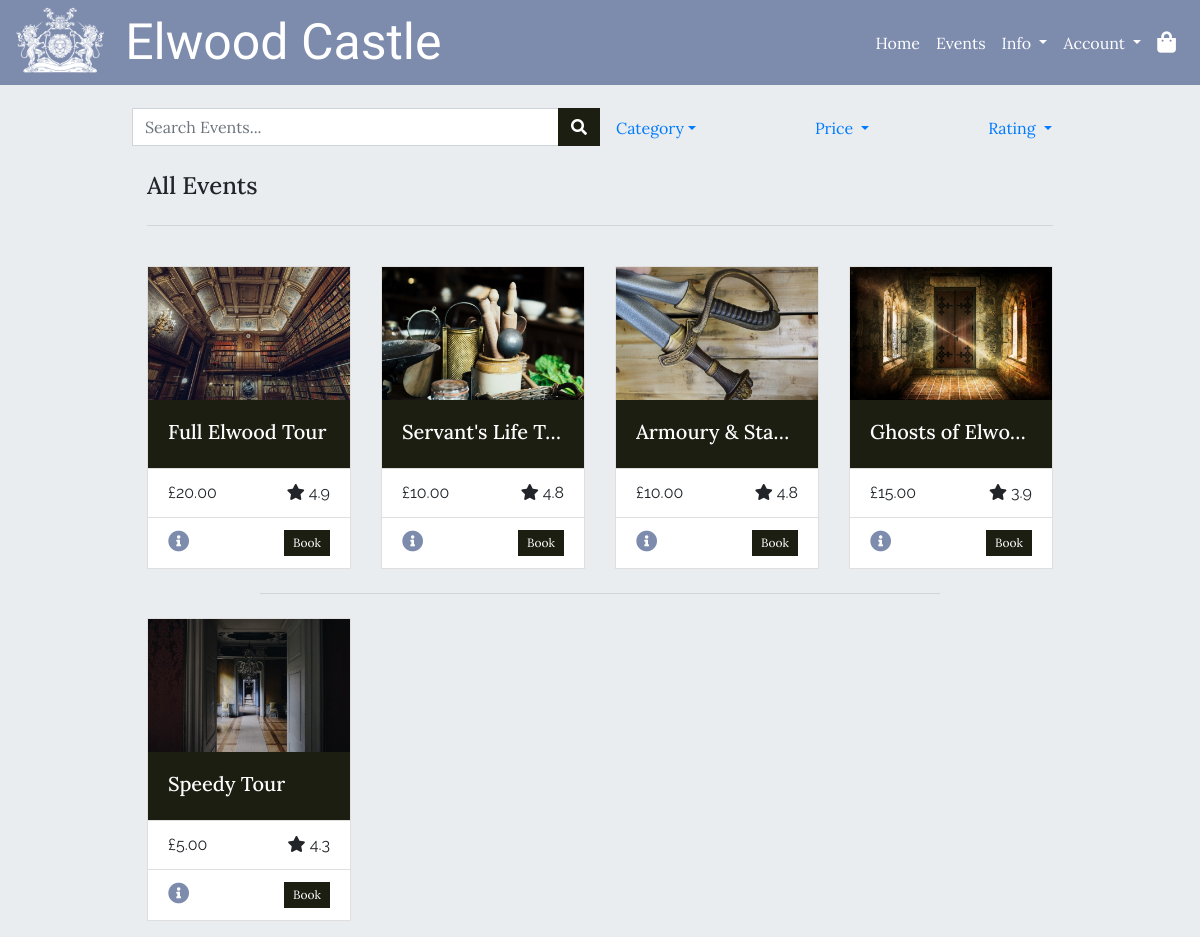
Page /events/ on the earlier database version.
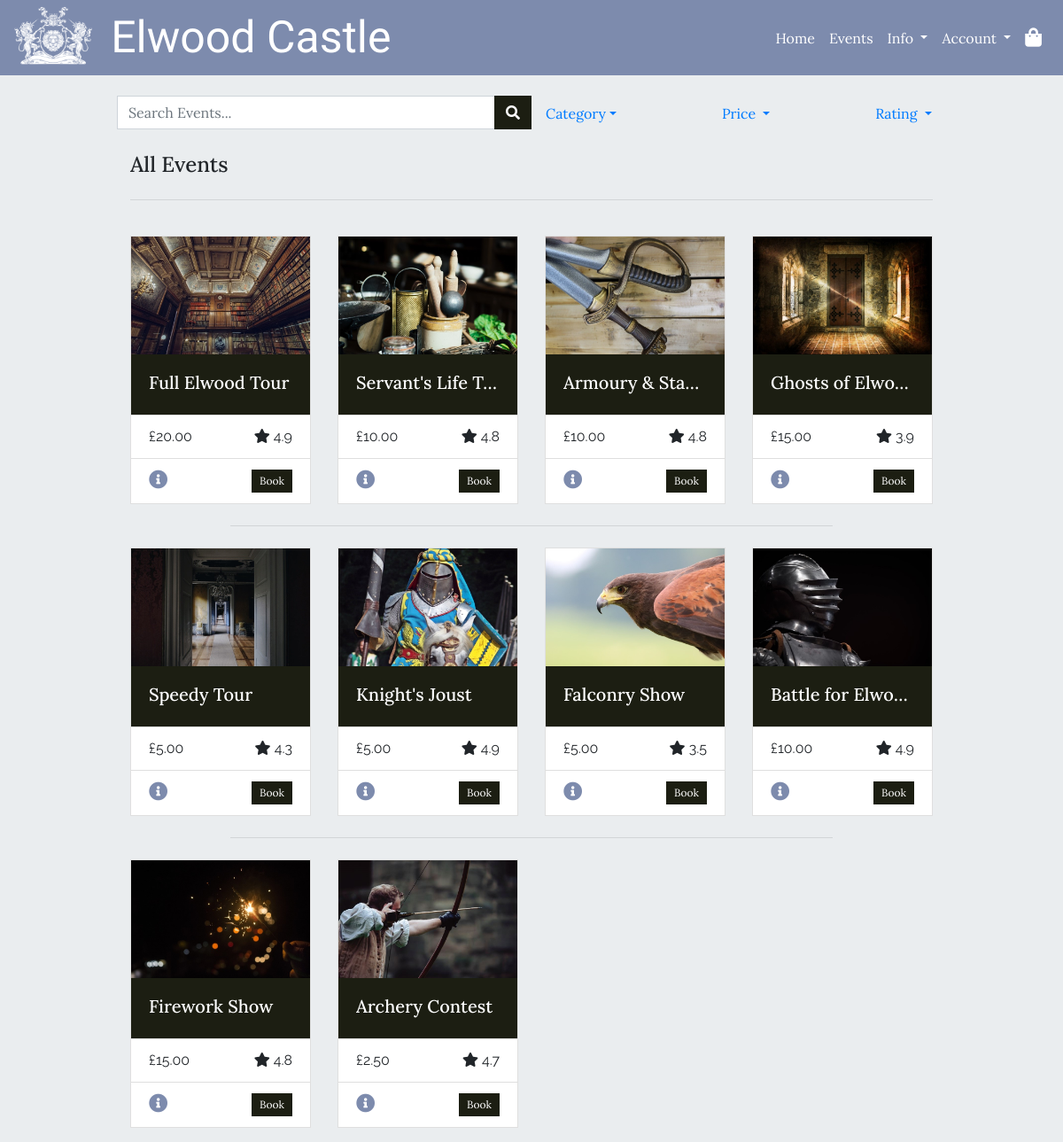
Same page on the later database version.
### events/models.py (models this page shows, shortened)
class Event(models.Model):
    category = models.ForeignKey('Category', null=True, blank=True,
                                 on_delete=models.SET_NULL)
    name = models.CharField(max_length=254)
    description = models.TextField()
    price = models.DecimalField(max_digits=8, decimal_places=2, blank=False)
    start_time = models.TimeField()
    rating = models.DecimalField(max_digits=2, decimal_places=1, null=True,
                                 blank=True)
    day_ticket_limit = models.PositiveIntegerField(blank=False,
                                                   validators=[
                                                      MaxValueValidator(100)
                                                    ])
    supervision = models.BooleanField(default=True, null=True, blank=True)
    age_restricted = models.BooleanField(default=True, null=True, blank=False)
    image = models.ImageField(null=True, blank=True)

### events/views.py (the view)
def all_events(request):
    events = Event.objects.all()
    categories = Category.objects.all()
    selected_category = None
    query = None
    sort = None
    direction = None
    if request.method == "GET":
        if 'sort' in request.GET:
            sort = request.GET['sort']
            if 'direction' in request.GET:
                direction = request.GET['direction']
                if direction == "desc":
                    sort = f"-{sort}"
            events = events.order_by(sort, "name")
        if "category" in request.GET:
            selected_category = request.GET['category']
            events = events.filter(category__name=selected_category)
            try:
                selected_category = get_object_or_404(Category,
                                                      name=selected_category)
            except Exception:
                pass
        if "q" in request.GET:
            query = request.GET['q']
            print(query)
            filters = (Q(name__icontains=query) |
                       Q(description__icontains=query) |
                       Q(category__friendly_name__icontains=query))
            events = events.filter(filters)
    template = 'events/events.html'
    context = {
        'events': events,
        'categories': categories,
        'query': query,
        'selected_category': selected_category,
    }
    return render(request, template, context)

### basket/contexts.py (called while the page is built)
def basket_items(request):
    basket_items = []
    total = 0
    basket = request.session.get('basket', {})
    context = {
        'basket_items': basket_items,
        'total': total,
    }
    return context

### events/templates/events/events.html (shortened to what this page needs)
{% extends 'base.html' %}
{% block content %}
<div class="container-fluid color-overlay">
    {% include 'events/includes/event_search.html' %}
    <div class="row mx-auto guttered mb-4">
        <div class="col-12">
            <h2 class="text-l heading-text">
                {% if query %}
                    Found: {{ events|length }} Events
                {% elif selected_category %}
                    {{selected_category.friendly_name}}: {{ events | length }} Events
                {% else %}
                    All Events
                {% endif %}
            </h2>
        </div>
        <div class="col-12">
            <hr>
        </div>
    </div>
    <div class="row mx-auto guttered pb-2">
        {% for event in events %}
        <div class="col-sm-6 col-md-6 col-lg-4 col-xl-3 mb-2">
            <div class="card rounded-0">
                <a href="{% url 'event_info' event.id %}">
                    <img class="card-img-top rounded-0" src="{{ event.image.url }}" alt="Card image cap">
                    <div class="card-body card-body-title body-text">
                        <h5 class="heading-text">{{ event.name }}</h5>
                    </div>
                </a>
                <ul class="list-group d-none d-lg-flex list-group-flush body-text text-m">
                    <li class="list-group-item">
                        <span>£{{event.price}}</span>
                        <span class="float-right">
                            <i class="fas fa-star"></i> {{event.rating}}
                        </span>
                    </li>
                </ul>
                <div class="card-body justify-content-between">
                    <a href="{% url 'event_info' event.id %}" class="card-link">
                        <i class="fas fa-lg fa-info-circle"></i>
                    </a>
                    <a href="{% url 'book_event' event.id %}" class=" float-right s-btn button heading-text">Book</a>
                </div>
            </div>
        </div>
        {% if forloop.counter|divisibleby:4 %}
        <div class="col-12 d-none d-xl-block mb-2">
            <hr class="short-hr">
        </div>
        {% endif %}
        {% endfor %}
    </div>
</div>
{% endblock %}

Differences in the rows shown:
added Event: image (picture), name "Knight's Joust", price "5.00", rating "4.9"
added Event: image (picture), name "Falconry Show", price "5.00", rating "3.5"
added Event: image (picture), name "Battle for Elwood", price "10.00", rating "4.9"
added Event: image (picture), name "Firework Show", price "15.00", rating "4.8"
added Event: image (picture), name "Archery Contest", price "2.50", rating "4.7"
